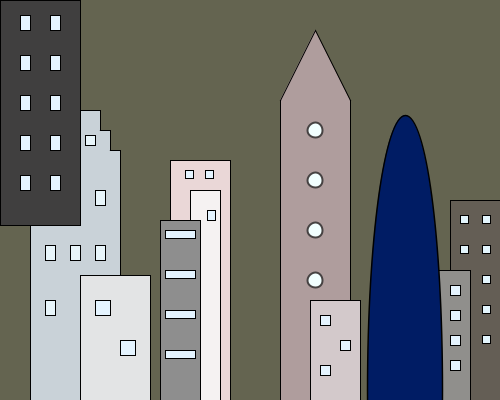
Frame 1 (no input)
Frame 60 (the mouse pressed at the canvas centre just before this capture): identical to frame 1, image omitted
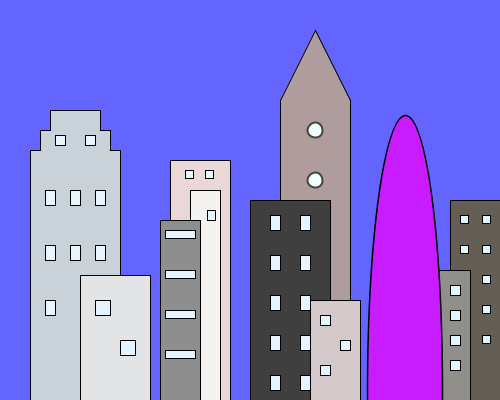
Frame 120 (the mouse held since frame 60 and released just before this capture)

The Processing sketch that drew these frames (run headless with seeded random() and noise(); from frame 60 on, the mouse is pressed at the canvas centre):

// Processing sketch: processing_96226
// ── processing_96226.pde


void setup (){
  size (500, 400);

}

void draw (){
  //background(157, 215, 255);
  background(100,100,mouseX+80);
  


fill(201, 210, 216);

//primer edifici  
rect(30, 150, 90, 250);
rect(40, 130, 70, 20);
rect(50, 110, 50, 20);
stroke(201, 210, 216);
line(41, 150, 109, 150);
line(51, 130, 99, 130);

stroke(0);

//finestres
fill(232, 245, 250);
rect(55, 135, 10, 10);
rect(85, 135, 10, 10);
rect(45, 190, 10, 15);
rect(70, 190, 10, 15);
rect(95, 190, 10, 15);
rect(45, 245, 10, 15);
rect(70, 245, 10, 15);
rect(95, 245, 10, 15);
rect(45, 300, 10, 15);


//segon edifici
fill(227, 228, 229);
rect(80, 275, 70, 125);
//finestres
fill(229, 244, 255);
rect(95, 300, 15, 15);
rect(120, 340, 15, 15);

//quart edifici
fill(234, 215, 215);
rect(170, 160, 60, 240);
//finestres
fill(229, 244, 255);
rect(185, 170, 8, 8);
rect(205, 170, 8, 8);

//cinquè edifici
fill(245, 242, 242);
rect(190, 190, 30, 210);
//finestres
fill(229, 244, 255);
rect(207, 210, 8, 10);

//tercer edifici
fill(142, 142, 142);
rect(160, 220, 40, 180);
//finestres
fill(229, 244, 255);
rect(165, 230, 30, 8);
rect(165, 270, 30, 8);
rect(165, 310, 30, 8);
rect(165, 350, 30, 8); 

//vuitè edifici(triangle)
fill(175, 157, 157);
rect(280, 100, 70, 300);
triangle(280, 100, 315, 30, 350, 100);
stroke(175, 157, 157);
line(281, 100, 349, 100);

stroke(70,66,66);
strokeWeight(2);
//finestres
fill(242, 2451, 255);
ellipse(315, 130, 15, 15);
ellipse(315, 180, 15, 15);
ellipse(315, 230, 15, 15);
ellipse(315, 280, 15, 15);

strokeWeight(1);

stroke(0);


//sisè edifici
fill(64, 63, 63);
//rect(220, 175, 80, 225);
//rect(width,height,80,225);
rect(mouseX,mouseY,80,225);

//finestres
fill(229, 244, 255);
rect(mouseX+20,mouseY+15,10,15);
rect(mouseX+50,mouseY+15,10,15);
//rect(240, 190, 10, 15);
//rect(270, 190, 10, 15);
rect(mouseX+20,mouseY+55,10,15);
rect(mouseX+50,mouseY+55,10,15);
//rect(240, 230, 10, 15);
//rect(270, 230, 10, 15);
rect(mouseX+20,mouseY+95,10,15);
rect(mouseX+50,mouseY+95,10,15);
//rect(240, 270, 10, 15);
//rect(270, 270, 10, 15);
rect(mouseX+20,mouseY+135,10,15);
rect(mouseX+50,mouseY+135,10,15);
//rect(240, 310, 10, 15);
//rect(270, 310, 10, 15);
rect(mouseX+20,mouseY+175,10,15);
rect(mouseX+50,mouseY+175,10,15);
//rect(240, 350, 10, 15);
//rect(270, 350, 10, 15);


//setè edifici
fill(211, 201, 203);
rect(310, 300, 50, 100);
//finestres
fill(229, 244, 255);
rect(320, 315, 10, 10);
rect(340, 340, 10, 10);
rect(320, 365, 10, 10);

//desè edifici
fill(100, 94, 85);
rect(450, 200, 150, 200);
//finestres
fill(227, 245, 252);
rect(460, 215, 8, 8);
rect(482, 215, 8, 8);
rect(460, 245, 8, 8);
rect(482, 245, 8, 8);
rect(482, 275, 8, 8);
rect(482, 305, 8, 8);
rect(482, 335, 8, 8);

//novè edifici
fill(144, 143, 140);
rect(420, 270, 50, 130);
//finestres
fill(229, 244, 255);
rect(450, 285, 10, 10);
rect(450, 310, 10, 10);
rect(450, 335, 10, 10);
rect(450, 360, 10, 10);

//edifici rodó
strokeWeight(1.5);
fill(mouseY, 28, mouseY+100);
ellipse(405, 390, 75, 550);

strokeWeight(1);


}
